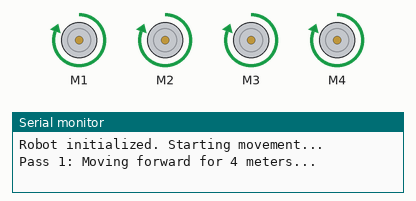
Recording of a sketch running on a simulated Arduino Uno, built with avr-gcc and run on an emulated ATmega328P. Shown: 4 × DC motor (green arrow = forward, orange = backward, longer = faster), the last lines printed to the serial monitor. At 12.1 s the program stops and its outputs stay as they are.

Above: at 0.1 s.
At 2.6 s:
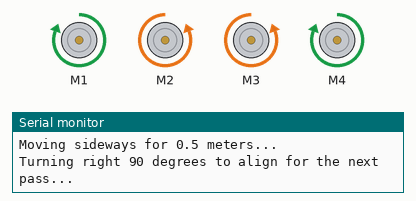
At 6.2 s:
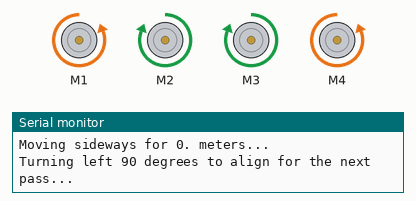
At 12.1 s:
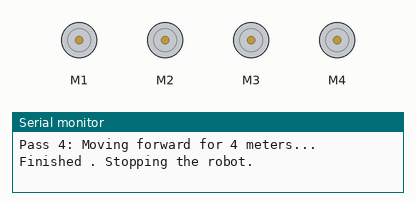
Timing chart, 0 to 13.6 s (numbered marks = the images above):
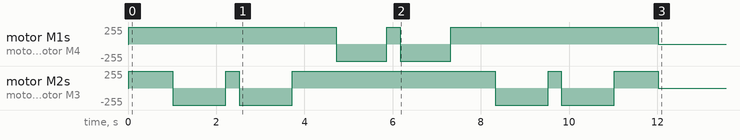

Measured:
- by itself, motor M1, motor M4: stopped → forward 255/255 at 0.02 s, → backward 255/255 4.7 s later, → forward 255/255 1.2 s later, → backward 255/255 0.30 s later, … (6 changes in this stretch)
- by itself, motor M2, motor M3: stopped → forward 255/255 at 0.02 s, → backward 255/255 1.0 s later, → forward 255/255 1.2 s later, → backward 255/255 0.30 s later, … (10 changes in this stretch)

The sketch:

4m_2m_squar.ino
```cpp
#include <AFMotor.h>

AF_DCMotor motor1(1); // Connect motor 1 to port M1
AF_DCMotor motor2(2); // Connect motor 2 to port M2
AF_DCMotor motor3(3); // Connect motor 3 to port M3
AF_DCMotor motor4(4); // Connect motor 4 to port M4

const int forwardTime = 1000; // Time to move forward 4 meters (adjust as needed)
const int sideStepTime = 300; // Time to move sideways 0.5 meters (adjust as needed)
const int turnRightTime = 1200; // Time to turn 90 degrees right (adjust as needed)
const int turnLeftTime = 1150;  // Time to turn 90 degrees left (adjust as needed)
const int numPasses = 4; // Number of passes to cover the area

void setup() {
  Serial.begin(9600); // Initialize serial communication
  Serial.println("Robot initialized. Starting movement...");
}

void loop() {
  for (int i = 0; i < numPasses; i++) {
    // Move forward for 4 meters
    Serial.print("Pass ");
    Serial.print(i + 1);
    Serial.println(": Moving forward for 4 meters...");
    moveForward();
    delay(forwardTime);

    // Alternate turns after each pass
    if (i < numPasses - 1) { // Avoid turning after the last pass
      if (i % 2 == 0) {
        Serial.println("Turning right 90 degrees...");
        turnRight();
        delay(turnRightTime);

        Serial.println("Moving sideways for 0.5 meters...");
        moveForward();
        delay(sideStepTime);

        Serial.println("Turning right 90 degrees to align for the next pass...");
        turnRight();
        delay(turnRightTime);
      } else {
        Serial.println("Turning left 90 degrees...");
        turnLeft();
        delay(turnLeftTime);

        Serial.println("Moving sideways for 0. meters...");
        moveForward();
        delay(sideStepTime);

        Serial.println("Turning left 90 degrees to align for the next pass...");
        turnLeft();
        delay(turnLeftTime);
      }
    }
  }

  // Stop the robot
  Serial.println("Finished . Stopping the robot.");
  stop();
  while (true); // Stop the loop
}

void moveForward() {
  motor1.setSpeed(255); // Set speed to maximum (adjust as necessary)
  motor2.setSpeed(255);
  motor3.setSpeed(255);
  motor4.setSpeed(255);

  motor1.run(FORWARD); // Move forward
  motor2.run(FORWARD);
  motor3.run(FORWARD);
  motor4.run(FORWARD);
}

void turnRight() {
  motor1.setSpeed(255);
  motor2.setSpeed(255);
  motor3.setSpeed(255);
  motor4.setSpeed(255);

  motor1.run(FORWARD);
  motor2.run(BACKWARD);
  motor3.run(BACKWARD);
  motor4.run(FORWARD);
}

void turnLeft() {
  motor1.setSpeed(255);
  motor2.setSpeed(255);
  motor3.setSpeed(255);
  motor4.setSpeed(255);

  motor1.run(BACKWARD);
  motor2.run(FORWARD);
  motor3.run(FORWARD);
  motor4.run(BACKWARD);
}

void stop() {
  motor1.run(RELEASE); // Stop the motors
  motor2.run(RELEASE);
  motor3.run(RELEASE);
  motor4.run(RELEASE);
}
```
